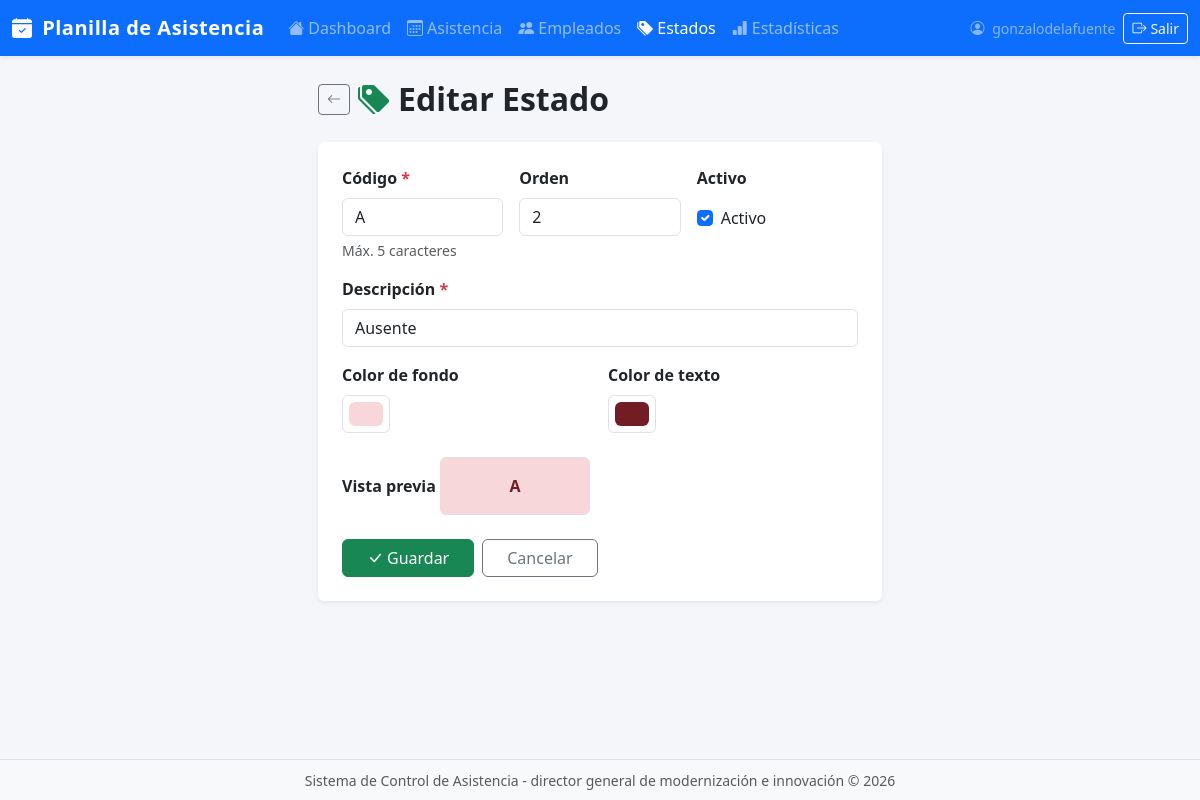
Screenshot of /estados/2/editar/ (signed in) with the database file from the repository.
### app/asistencia/models.py (models this page shows, shortened)
class EstadoAsistencia(models.Model):
    codigo = models.CharField(max_length=5, unique=True)
    descripcion = models.CharField(max_length=100)
    color_fondo = models.CharField(max_length=7, default="#FFFFFF")
    color_texto = models.CharField(max_length=7, default="#000000")
    orden = models.PositiveIntegerField(default=0)
    activo = models.BooleanField(default=True)
    created_at = models.DateTimeField(auto_now_add=True)
    updated_at = models.DateTimeField(auto_now=True)
    class Meta:
        ordering = ['orden', 'codigo']
        verbose_name = "Estado de Asistencia"
        verbose_name_plural = "Estados de Asistencia"

### app/asistencia/views.py (the view)
# urls.py: path('estados/<int:pk>/editar/', views.estados_editar, name='estados_editar'),
@login_required
def estados_editar(request, pk):
    estado = get_object_or_404(EstadoAsistencia, pk=pk)
    if request.method == 'POST':
        form = EstadoAsistenciaForm(request.POST, instance=estado)
        if form.is_valid():
            form.save()
            messages.success(request, 'Estado actualizado exitosamente.')
            return redirect('estados_lista')
    else:
        form = EstadoAsistenciaForm(instance=estado)
    return render(request, 'asistencia/estados/form.html', {
        'form': form,
        'titulo': 'Editar Estado',
        'estado': estado,
    })

### app/asistencia/forms.py
class EstadoAsistenciaForm(forms.ModelForm):
    class Meta:
        model = EstadoAsistencia
        fields = ['codigo', 'descripcion', 'color_fondo', 'color_texto', 'orden', 'activo']
        widgets = {
            'codigo': forms.TextInput(attrs={'class': 'form-control', 'placeholder': 'Ej: P, TA, AS'}),
            'descripcion': forms.TextInput(attrs={'class': 'form-control', 'placeholder': 'Ej: Presente'}),
            'color_fondo': forms.TextInput(attrs={'type': 'color', 'class': 'form-control form-control-color'}),
            'color_texto': forms.TextInput(attrs={'type': 'color', 'class': 'form-control form-control-color'}),
            'orden': forms.NumberInput(attrs={'class': 'form-control', 'min': 0}),
            'activo': forms.CheckboxInput(attrs={'class': 'form-check-input'}),
        }
        labels = {
            'codigo': 'Código',
            'descripcion': 'Descripción',
            'color_fondo': 'Color de fondo',
            'color_texto': 'Color de texto',
            'orden': 'Orden',
            'activo': 'Activo',
        }

### app/asistencia/templates/asistencia/estados/form.html (shortened to what this page needs)
{% extends 'asistencia/base.html' %}
{% block content %}
<div class="row justify-content-center">
  <div class="col-12 col-md-8 col-lg-6">
    <div class="d-flex align-items-center gap-2 mb-4">
      <a href="{% url 'estados_lista' %}" class="btn btn-sm btn-outline-secondary">
        <i class="bi bi-arrow-left"></i>
      </a>
      <h2 class="fw-bold mb-0">
        <i class="bi bi-tags-fill me-2 text-success"></i>{{ titulo }}
      </h2>
    </div>
    <div class="card border-0 shadow-sm">
      <div class="card-body p-4">
        <form method="post" novalidate>
          <div class="row g-3 mb-3">
            <div class="col-4">
              <label for="{{ form.codigo.id_for_label }}" class="form-label fw-semibold">
                Código <span class="text-danger">*</span>
              </label>
              {{ form.codigo }}
              <div class="form-text">Máx. 5 caracteres</div>
            </div>
            <div class="col-4">
              <label for="{{ form.orden.id_for_label }}" class="form-label fw-semibold">Orden</label>
              {{ form.orden }}
            </div>
            <div class="col-4 d-flex flex-column">
              <label class="form-label fw-semibold">Activo</label>
              <div class="form-check mt-2">
                {{ form.activo }}
                <label class="form-check-label" for="{{ form.activo.id_for_label }}">Activo</label>
              </div>
            </div>
          </div>
          <div class="mb-3">
            <label for="{{ form.descripcion.id_for_label }}" class="form-label fw-semibold">
              Descripción <span class="text-danger">*</span>
            </label>
            {{ form.descripcion }}
          </div>
          <div class="row g-3 mb-4">
            <div class="col-6">
              <label for="{{ form.color_fondo.id_for_label }}" class="form-label fw-semibold">
                Color de fondo
              </label>
              <div class="d-flex align-items-center gap-2">
                {{ form.color_fondo }}
              </div>
            </div>
            <div class="col-6">
              <label for="{{ form.color_texto.id_for_label }}" class="form-label fw-semibold">
                Color de texto
              </label>
              <div class="d-flex align-items-center gap-2">
                {{ form.color_texto }}
              </div>
            </div>
          </div>
          <div class="mb-4">
            <label class="form-label fw-semibold">Vista previa</label>
            <div class="p-3 rounded border" id="preview-box" style="font-weight: 600; font-size: 1rem; display: inline-block; min-width: 150px; text-align: center;">
            </div>
          </div>
          <div class="d-flex gap-2">
            <button type="submit" class="btn btn-success px-4">
              <i class="bi bi-check-lg me-1"></i>Guardar
            </button>
            <a href="{% url 'estados_lista' %}" class="btn btn-outline-secondary px-4">
              Cancelar
            </a>
          </div>
        </form>
      </div>
    </div>
  </div>
</div>
{% endblock %}

### app/asistencia/templates/asistencia/base.html (shortened to what this page needs)
<!DOCTYPE html>
<html lang="es">
<head>
  <link href="https://cdn.jsdelivr.net/npm/bootstrap@5.3.3/dist/css/bootstrap.min.css" rel="stylesheet" />
  <link href="https://cdn.jsdelivr.net/npm/bootstrap-icons@1.11.3/font/bootstrap-icons.css" rel="stylesheet" />
</head>
<body>
<nav class="navbar navbar-expand-lg navbar-dark bg-primary shadow-sm">
  <div class="container-fluid">
    <a class="navbar-brand" href="{% url 'dashboard' %}">
      <i class="bi bi-calendar-check-fill me-1"></i> Planilla de Asistencia
    </a>
    <div class="collapse navbar-collapse" id="mainNav">
      <ul class="navbar-nav me-auto mb-2 mb-lg-0">
        <li class="nav-item">
          <a class="nav-link {% if request.resolver_match.url_name == 'dashboard' %}active{% endif %}"
             href="{% url 'dashboard' %}">
            <i class="bi bi-house-fill me-1"></i>Dashboard
          </a>
        </li>
        <li class="nav-item">
          <a class="nav-link {% if 'asistencia' in request.resolver_match.url_name %}active{% endif %}"
             href="{% url 'asistencia' %}">
            <i class="bi bi-calendar3 me-1"></i>Asistencia
          </a>
        </li>
        <li class="nav-item">
          <a class="nav-link {% if 'empleados' in request.resolver_match.url_name %}active{% endif %}"
             href="{% url 'empleados_lista' %}">
            <i class="bi bi-people-fill me-1"></i>Empleados
          </a>
        </li>
        <li class="nav-item">
          <a class="nav-link {% if 'estados' in request.resolver_match.url_name %}active{% endif %}"
             href="{% url 'estados_lista' %}">
            <i class="bi bi-tags-fill me-1"></i>Estados
          </a>
        </li>
        <li class="nav-item">
          <a class="nav-link {% if request.resolver_match.url_name == 'estadisticas' %}active{% endif %}"
             href="{% url 'estadisticas' %}">
            <i class="bi bi-bar-chart-fill me-1"></i>Estadísticas
          </a>
        </li>
      </ul>
      {% if user.is_authenticated %}
      <div class="d-flex align-items-center gap-2 ms-auto">
        <span class="navbar-text text-white-50 small d-none d-md-inline">
          <i class="bi bi-person-circle me-1"></i> {{ user.username }}
        </span>
        <form method="post" action="{% url 'logout' %}" class="d-inline m-0">
          <button type="submit" class="btn btn-sm btn-outline-light">
            <i class="bi bi-box-arrow-right me-1"></i>Salir
          </button>
        </form>
      </div>
      {% endif %}
    </div>
  </div>
</nav>
<main class="container-fluid py-4 px-4">
  {% block content %}{% endblock %}
</main>
<footer class="bg-light border-top text-center text-muted py-2">
  <small>Sistema de Control de Asistencia - director general de modernización e innovación  &copy; {% now "Y" %}</small>
</footer>
</body>
</html>

### app/asistencia/templates/asistencia/base.html (style rules this page uses)
body { background-color: #f4f6f9; min-height: 100vh; display: flex; flex-direction: column; }
main { flex: 1; }
.navbar-brand { font-weight: 700; letter-spacing: 0.5px; }

### rows the page displays
EstadoAsistencia: codigo "A", orden "2", activo "☑", descripcion "Ausente", color_fondo "#f8d7da", color_texto "#721c24"

### other values shown
{{ user.username }} "gonzalodelafuente"
{{ titulo }} "Editar Estado"
